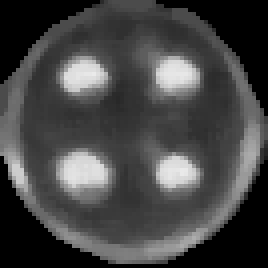
#> input picture ModulePictures/Template.png, 67 x 67 px (shown 4 times larger); its folder holds only this picture in this run
$ python -i find_targets.py   (imports and definitions only)
#> lines starting #> are read from the running program, lines starting #| are printed output that depends on the picture; pictures that were not available may be replaced by others from this repository, and a replacement may not be noted
#> (reads Configuration/config.json from the repository)
#> in find_targets_wired, cabled_img is the input picture: shape (67, 67, 3); min 0, max 234, mean 68.9
### Programs/utils.py
import numpy as np
import os
import cv2 as cv
import matplotlib.pyplot as plt

import json

## Fonction utile pour normaliser un vecteur
# [5 lines left out: function normalize, not called in this run]

## Fonction pour trouver l'image non câblée à l'image câblée (ou l'inverse)
def trouver_la_paire(fichier:str, dossier:str) -> str :
    """Finds the image corresponding to a given input

    Arguments :

    fichier - str : the name of the file to look for.

    dossier - str : the folder under which the images are located.

    Returns : str : path to the matching file.
    """

    with open("Configuration/config.json", "r") as f:
            config = json.load(f)

    bname=os.path.basename(fichier)
    after_bonding = config["suffix_after_bonding"]
    before_bounding = config["suffix_before_bonding"]

    if "Ref_img" in bname :
        if "unbonded" in bname:
            return os.path.join("Reference", "Ref_img_bonded.jpg")
        else :
            return os.path.join("Reference", "Ref_img_unbonded.jpg")

    elif after_bonding in bname:
        name=bname[:bname.find(after_bonding)]
        for f in os.listdir(dossier):
            if before_bounding in os.path.basename(f):
                if os.path.basename(f)[:os.path.basename(f).find(before_bounding)]==name:
                    return os.path.join(dossier, f)
    elif before_bounding in bname:
        name=bname[:bname.find(before_bounding)]
        for f in os.listdir(dossier):
            if after_bonding in os.path.basename(f):
                if os.path.basename(f)[:os.path.basename(f).find(after_bonding)]==name:
                    return os.path.join(dossier, f)
    return "Pas de paire"

#fonction utile pour afficher une image
# [19 lines left out: functions afficher, afficher_points, not called in this run]

### Programs/find_targets.py
import cv2 as cv
import numpy as np
from Programs.utils import *
from Programs.data import *
from Programs.output import console

import json


def unique_centers(centers, idx, nbmires, min_dist = 30): #distance minimale entre deux centres
    """
    Remove centers that are too close to each other.

    Arguments :

    centers: list of (x, y) tuples
    min_dist: minimum allowed distance between centers
    idx : list of sorted indexes for centers
    nbmires : number of targets to find

    Returns : list of unique centers
    """
    unique_centers = []
    i = 0
    while len(unique_centers)<nbmires and i<len(idx):
        current_center = centers[idx[i]]

        if all(np.hypot(c[0]-current_center[0], c[1]-current_center[1]) > min_dist for c in unique_centers):
            unique_centers.append(current_center)

        i+=1
    return unique_centers


def mires_template_matching(img_input:np.ndarray, draw = False, verbose_lv=0, **kwargs):
    """Finds the positions of the 8 targets on the unwired PCB, or an error if it could not.

    Arguments :

    img_input - array of pixels : the working image (in BGR)

    draw - bool : whether or not the function should return images of what it is doing.

    Returns : np.ndarray : array of centers
    """
    assert img_input is not None, "Le fichier n'a pas pu être lu, vérifier avec os.path.exists()" #Vérifier si l'image existe

    template = cv.imread("Reference/Template_Thresh_cropped.png", cv.IMREAD_GRAYSCALE)

    img_name = kwargs.get('img_name')
    if verbose_lv>2 and img_name : console.log(f"Détection des mires sur l'image : {img_name}.")

    # Preprocess
    gray = cv.cvtColor(img_input, cv.COLOR_BGR2GRAY)
    clahe = cv.createCLAHE(clipLimit=3.0, tileGridSize=(8,8))
    gray = clahe.apply(gray)

    img = cv.medianBlur(gray, 5)

    (height, length) = gray.shape

    ## TODO : changer cette extraction à la main par quelque chose d'automatisé
    sliceparams = [(100, 400, 300, 600, 1),
                   (-400, -100, 300, 600, 1),
                   (3800, 4200, 500, 800, 2),
                   (100, 400, -600,-300, 1),
                   (-400, -100, -600, -300, 1),
                   (3800, 4200, -800, -500, 2)]

    cimg = cv.cvtColor(img,cv.COLOR_GRAY2BGR) #Avec 3 canaux pour pouvoir l'afficher bien

    centers = []

    for (beg1, end1, beg2, end2, nbmires) in sliceparams :
        mask = img[beg1:end1, beg2:end2]

        #Threshold adaptif
        thr = cv.adaptiveThreshold(
            mask, 255,
            cv.ADAPTIVE_THRESH_GAUSSIAN_C,
            cv.THRESH_BINARY_INV,
            31, 7
        )

        res = cv.matchTemplate(thr,template,cv.TM_CCOEFF_NORMED)
        threshold = 0.6
        loc = np.where( res >= threshold)

        slice_centers = []

        for pt in zip(*loc[::-1]):
            center = (pt[0]+beg2%length + 28, pt[1]+beg1%height + 28) ##NB : Coordonnees du centre dans le template : (28,28)
            slice_centers.append(center)
            if draw:
                cv.circle(cimg, center, 40, (0,0,255), 3)
                cv.circle(cimg,center,2,(0,0,255),3)

        #S'il y a plus ou autant de mires que desire, on les regarde quand meme pour choisir les meilleurs matchs et ne pas prendre de doublons
        # On prend les meilleurs matchs
        sorted_idx = np.argsort([res[pt[1], pt[0]] for pt in zip(*loc[::-1])])[::-1]
        slice_centers = unique_centers(slice_centers, sorted_idx, nbmires)

        if verbose_lv>2 : console.log(f"Slice [{beg1}:{end1}, {beg2}:{end2}] : {len(slice_centers)} mires trouvées sur {nbmires} par template matching.")
        # S'il y a moins de slices que prevu, on prévient qu'il y a une erreur
        if len(slice_centers) < nbmires:

            # Option de secours : recherche de cercles sur le masque (Failsafe)
            circles = cv.HoughCircles(mask,cv.HOUGH_GRADIENT,1,minDist = 100,
                                    param1=300,param2=15,minRadius=15 ,maxRadius=30)
            if circles is not None:
                circles = np.int32(np.around(circles))
                for circle in circles[0,:nbmires]:
                    center = (circle[0]+beg2%length,circle[1]+beg1%height)
                    slice_centers.append(center)
                    if draw:
                        cv.circle(cimg, center, circle[2], (0,0,255), 3)
                        cv.circle(cimg, center,2,(0,0,255),3)

            if verbose_lv>2 : console.log(f"{len(slice_centers)} mires trouvées sur {nbmires} par recherche de cercles.")

            # Si rien trouvé, on renvoie un warning
        if len(slice_centers) < nbmires:
            print(f"Attention : devait trouver {nbmires} mires, n'en a trouvé que {len(slice_centers)}. Les résultats peuvent être moins précis. Le problème est affiché dans une autre fenêtre.")
            cv.imshow("Problème", mask)
            cv.waitKey(0)
            cv.destroyAllWindows()

            if len(slice_centers) == 0:
                slice_centers = [(-1,-1) for _ in range(nbmires)]
            else :
                if slice_centers[0][1] < height//2 : #Si la mire sont dans la partie haute de l'image, on suppose que c'est la mire du haut qui a été trouvée
                    slice_centers += [(-1,-1)] #On met -1 à la fin de la liste pour la mire du bas
                else :
                    slice_centers = [(-1,-1)] + slice_centers #On met -1 au début de la liste pour la mire du haut

        centers.extend(slice_centers)

    if draw :

        for i,(beg1, end1, beg2, end2, _) in enumerate(sliceparams):

            cv.imshow("Mire " + str(i), cimg[beg1:end1, beg2:end2])
            cv.waitKey(0)
            cv.destroyAllWindows()

    return np.array(centers)


def compute_homography_center(uncabled_img, cabled_img, crop_ratio=0.6):
    """
    Calcule une homographie entre images cablees et non cablees par matching de la région centrale

    Arguments :

    crop_ratio = ratio hauteur/largeur conservée autour du centre (0.4 = 40%)
    """
#> called with crop_ratio = 0.6

    # On convertit en grayscale
    uncbld_gray = cv.cvtColor(uncabled_img, cv.COLOR_BGR2GRAY)
    cbld_gray = cv.cvtColor(cabled_img, cv.COLOR_BGR2GRAY)


    # Extraire la region centrale qu'on veut identifier sur les deux PCB
    def center_crop(img, ratio):
#> called with ratio = 0.6
        h, w = img.shape
#> h = 67; w = 67
        kept_h, kept_w = int(h*ratio), int(w*ratio)
#> kept_h = 40; kept_w = 40
        y1, y2 = (h - kept_h)//2, (h + kept_h)//2
#> y1 = 13; y2 = 53
        x1, x2 = (w - kept_w)//2, (w + kept_w)//2
#> x1 = 13; x2 = 53
        return img[y1:y2, x1:x2], (x1, y1)

    uncbld_crop, offset1 = center_crop(uncbld_gray, crop_ratio)
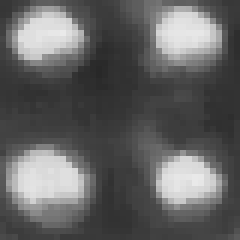
#> uncbld_crop: shape (40, 40) (shown 6 times larger); min 40, max 234, mean 98.5
#> offset1 = (13, 13)
    cbld_crop, offset2 = center_crop(cbld_gray, crop_ratio)
#> offset2 = (13, 13)

    sift = cv.SIFT_create(nfeatures=3000) #Les features que l'on veut trouver dans cette région centrale

    keypoints1, descriptors1 = sift.detectAndCompute(uncbld_crop, None)
#> keypoints1 = 13 keypoints; strongest (x, y, size): (31, 30, 6.3), (8, 6, 6.1), (31, 6, 6.2), (18, 16, 12.8)
    keypoints2, descriptors2 = sift.detectAndCompute(cbld_crop, None)
#> keypoints2 has the same summary as keypoints1

    #On fait matcher ces descriptions
    matcher = cv.BFMatcher()
    matches = matcher.knnMatch(descriptors1, descriptors2, k=2)
#> matches = 13 matches

    # on  conserve les bons matchs
    good = []
    for m,n in matches:
        if m.distance < 0.7*n.distance:
            good.append(m)
#> this loop made 13 passes
#> after the loop, good = 13 matches


    if len(good) < 10:
        raise ValueError("Trop peu de correspondances pour calculer l'homographie.")

    #on fait les correspondances
    pts1 = np.float32([keypoints1[m.queryIdx].pt for m in good])
#> pts1 = 13 rows, first 8: [7.73, 5.99], [7.73, 5.99], [17.61, 15.93], [17.61, 15.93], [17.61, 15.93], [23.41, 30.02], [24.45, 31.38], [29.68, 23.21]
    pts2 = np.float32([keypoints2[m.trainIdx].pt for m in good])
#> pts2 has the same summary as pts1

    # Et pour finir on remet ces coordonnees dans l'image entiere non croppee
    pts1[:,0] += offset1[0]
    pts1[:,1] += offset1[1]
    pts2[:,0] += offset2[0]
    pts2[:,1] += offset2[1]

    # on peut alors enfin finir en trouvant l'homographie entre l'image non cablee et l'image cablee !!
    H, mask = cv.findHomography(pts1, pts2, cv.RANSAC)
#> H = [[1, 5.19e-15, 4.49e-14], [-3.23e-15, 1, 2.98e-14], [-1.55e-16, 1.14e-16, 1]]; mask = [1, 1, 1, 1, 1, 1, 1, 1, 1, 1, 1, 1, 1]
    if H is None:
        raise ValueError("Échec du calcul de l'homographie.")

    return H


def warp_points(points, H):
    """
    Appliquer l'homographie à une liste de points
    """

    warped = []
    for point in points :
        if point[0] != -1:
            warped.append(np.int32(cv.perspectiveTransform(np.float32(point).reshape(-1,1,2), H).reshape(-1,2))[0])
        else:
            warped.append([-1,-1])
    return np.array(warped)


def find_targets_wired(path:str, draw=False, verbose_lv = 0, **kwargs):
    """
    Find the positions of the 8 targets on the wired PCB, or an error if it could not.

    Arguments :

    path - str : path to the image of the wired PCB

    Returns : np.ndarray : array of centers
    """
    with open("Configuration/config.json", "r") as f:
            config = json.load(f)

    cabled_img = cv.imread(path)
    uncabled_img = cv.imread(trouver_la_paire(path, config["pictures_folder"]))

    H = compute_homography_center(uncabled_img, cabled_img)

    unwired_centers = mires_template_matching(uncabled_img, draw, verbose_lv=verbose_lv, kwargs = kwargs)
#> in mires_template_matching, `gray = clahe.apply(gray)`:
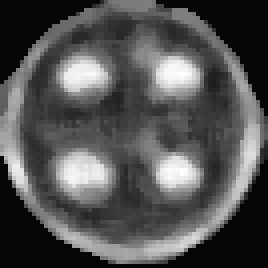
#> gray: shape (67, 67) (shown 4 times larger); min 5, max 254, mean 82.8
#> in mires_template_matching, `img = cv.medianBlur(gray, 5)`:
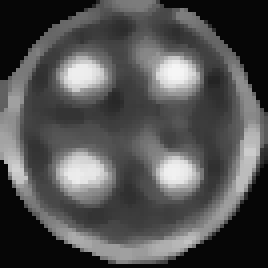
#> img: shape (67, 67) (shown 4 times larger); min 6, max 246, mean 81.1
#> after the loop in mires_template_matching, `for (beg1, end1, beg2, end2, nbmires) in sliceparams :`: centers = []
    wired_centers = warp_points(unwired_centers, H).astype(np.int32)

    return wired_centers

#> (the run stopped early here; a loop or call above may not have finished)
